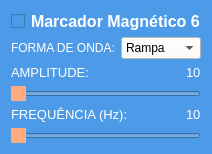
             <widget class="QWidget" name="widget_6" native="true">
              <property name="styleSheet">
               <string notr="true">background-color: rgb(77, 155, 232);</string>
              </property>
              <layout class="QVBoxLayout" name="verticalLayout_9">
               <item>
                <widget class="QCheckBox" name="checkBox_6">
                 <property name="font">
                  <font>
                   <pointsize>12</pointsize>
                   <weight>75</weight>
                   <bold>true</bold>
                  </font>
                 </property>
                 <property name="styleSheet">
                  <string notr="true">QCheckBox::indicator:checked {
	font: 14pt &quot;MS Shell Dlg 2&quot;;
    background-color: #ffaa7f;      /* caixa laranja */
    border: 2px solid #ff8800;      /* mesma cor da borda */
}

QCheckBox {
    color: white;                   /* cor do texto */
    font-weight: bold;
}</string>
                 </property>
                 <property name="text">
                  <string>Marcador Magnético 6</string>
                 </property>
                </widget>
               </item>
               <item>
                <layout class="QHBoxLayout" name="horizontalLayout_23">
                 <item>
                  <widget class="QLabel" name="label_28">
                   <property name="font">
                    <font>
                     <family>MS Shell Dlg 2</family>
                     <pointsize>12</pointsize>
                     <weight>50</weight>
                     <italic>false</italic>
                     <bold>false</bold>
                    </font>
                   </property>
                   <property name="styleSheet">
                    <string notr="true">font: 12pt &quot;MS Shell Dlg 2&quot;;
color: rgb(255, 255, 255);</string>
                   </property>
                   <property name="text">
                    <string>&lt;html&gt;&lt;head/&gt;&lt;body&gt;&lt;p&gt;&lt;span style=&quot; font-size:9pt;&quot;&gt;FORMA DE ONDA:&lt;/span&gt;&lt;/p&gt;&lt;/body&gt;&lt;/html&gt;</string>
                   </property>
                  </widget>
                 </item>
                 <item>
                  <widget class="QComboBox" name="comboBox_6">
                   <property name="styleSheet">
                    <string notr="true">background-color: rgb(255, 255, 255);</string>
                   </property>
                   <item>
                    <property name="text">
                     <string>Rampa</string>
                    </property>
                   </item>
                   <item>
                    <property name="text">
                     <string>Senoide</string>
                    </property>
                   </item>
                  </widget>
                 </item>
                </layout>
               </item>
               <item>
                <layout class="QHBoxLayout" name="horizontalLayout_24">
                 <item>
                  <widget class="QLabel" name="label_29">
                   <property name="sizePolicy">
                    <sizepolicy hsizetype="Expanding" vsizetype="Preferred">
                     <horstretch>0</horstretch>
                     <verstretch>0</verstretch>
                    </sizepolicy>
                   </property>
                   <property name="font">
                    <font>
                     <family>MS Shell Dlg 2</family>
                     <weight>1</weight>
                     <italic>false</italic>
                     <bold>false</bold>
                    </font>
                   </property>
                   <property name="styleSheet">
                    <string notr="true">font: 10
pt &quot;MS Shell Dlg 2&quot;;
color: rgb(255, 255, 255);</string>
                   </property>
                   <property name="text">
                    <string>&lt;html&gt;&lt;head/&gt;&lt;body&gt;&lt;p&gt;&lt;span style=&quot; font-size:10pt;&quot;&gt;AMPLITUDE:                                            &lt;/span&gt;&lt;/p&gt;&lt;/body&gt;&lt;/html&gt;</string>
                   </property>
                  </widget>
                 </item>
                 <item>
                  <widget class="QLabel" name="amp_6">
                   <property name="text">
                    <string>&lt;html&gt;&lt;head/&gt;&lt;body&gt;&lt;p&gt;&lt;span style=&quot; font-size:10pt; color:#ffffff;&quot;&gt;10&lt;/span&gt;&lt;/p&gt;&lt;/body&gt;&lt;/html&gt;</string>
                   </property>
                  </widget>
                 </item>
                </layout>
               </item>
               <item>
                <widget class="QSlider" name="amplitude_6">
                 <property name="enabled">
                  <bool>true</bool>
                 </property>
                 <property name="styleSheet">
                  <string notr="true">QSlider#amplitude_6::handle:horizontal_1 {
    background-color: #ffaa7f;   /* cor do círculo */
    border-radius: 10px;        /* deixa redondo */
    width: 20px;                /* largura do handle */
    height: 20px;               /* altura do handle */
    margin: -5px 0;             /* centraliza em relação à barra */
}
</string>
                 </property>
                 <property name="maximum">
                  <number>10</number>
                 </property>
                 <property name="orientation">
                  <enum>Qt::Horizontal</enum>
                 </property>
                </widget>
               </item>
               <item>
                <layout class="QHBoxLayout" name="horizontalLayout_25">
                 <item>
                  <widget class="QLabel" name="label_30">
                   <property name="sizePolicy">
                    <sizepolicy hsizetype="Expanding" vsizetype="Preferred">
                     <horstretch>0</horstretch>
                     <verstretch>0</verstretch>
                    </sizepolicy>
                   </property>
                   <property name="font">
                    <font>
                     <family>MS Shell Dlg 2</family>
                     <weight>1</weight>
                     <italic>false</italic>
                     <bold>false</bold>
                    </font>
                   </property>
                   <property name="styleSheet">
                    <string notr="true">font: 10
pt &quot;MS Shell Dlg 2&quot;;
color: rgb(255, 255, 255);</string>
                   </property>
                   <property name="text">
                    <string>&lt;html&gt;&lt;head/&gt;&lt;body&gt;&lt;p&gt;&lt;span style=&quot; font-size:10pt;&quot;&gt;FREQUÊNCIA (Hz): &lt;/span&gt;&lt;/p&gt;&lt;/body&gt;&lt;/html&gt;</string>
                   </property>
                  </widget>
                 </item>
                 <item>
                  <widget class="QLabel" name="freq_6">
                   <property name="text">
                    <string>&lt;html&gt;&lt;head/&gt;&lt;body&gt;&lt;p&gt;&lt;span style=&quot; font-size:10pt; color:#ffffff;&quot;&gt;10&lt;/span&gt;&lt;/p&gt;&lt;/body&gt;&lt;/html&gt;</string>
                   </property>
                  </widget>
                 </item>
                </layout>
               </item>
               <item>
                <widget class="QSlider" name="frequencia_6">
                 <property name="enabled">
                  <bool>true</bool>
                 </property>
                 <property name="toolTipDuration">
                  <number>-3</number>
                 </property>
                 <property name="styleSheet">
                  <string notr="true">QSlider#frequencia_6::handle:horizontal {
    background-color:  #ffaa7f;   /* cor do círculo */
    border-radius: 10px;        /* deixa redondo */
    width: 20px;                /* largura do handle */
    height: 20px;               /* altura do handle */
    margin: -5px 0;             /* centraliza em relação à barra */
}
</string>
                 </property>
                 <property name="maximum">
                  <number>10</number>
                 </property>
                 <property name="singleStep">
                  <number>1</number>
                 </property>
                 <property name="orientation">
                  <enum>Qt::Horizontal</enum>
                 </property>
                </widget>
               </item>
              </layout>
             </widget>
